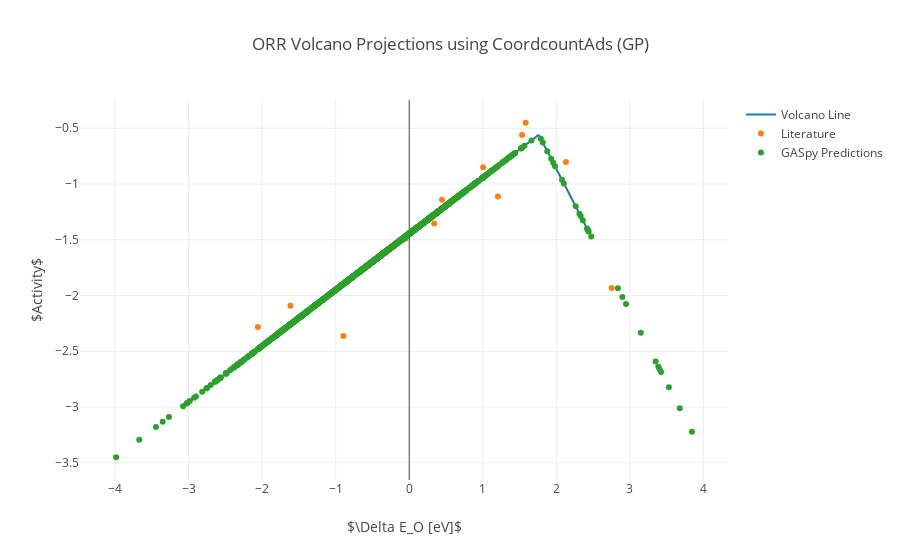

Write notebook code for a chart like this one.
### Markdown cell above
###### ORR

### Code cell
# The domain to plot over
x = np.linspace(0.8, 2.4, 100).tolist()

# Let's make a plot for each model
for model in MODELS:
    traces = []
    
    # Add the volcano line
    traces.append(go.Scatter(x=x,
                             y=map(CURVES['ORR'], x),
                             mode='lines',
                             name='Volcano Line'))
 
    # Add the data points from the original volcano
    traces.append(go.Scatter(x=POINTS['ORR']['x'],
                             y=POINTS['ORR']['y'],
                             mode='markers',
                             text=POINTS['ORR']['labels'],
                             name='Literature'))
    
    # Add our predictions
    traces.append(go.Scatter(x=ENERGIES['O'].values(),
                             y=map(CURVES['ORR'], ENERGIES['O'].values()),
                             mode='markers',
                             text=['\n'.join(key) for key in ENERGIES['O'].keys()],
                             name='GASpy Predictions'))
    
    # Format and plot
    layout = go.Layout(xaxis=dict(title='$\Delta E_O [eV]$'),
                       yaxis=dict(title='$Activity$'),
                       title='ORR Volcano Projections using CoordcountAds (%s)' % model)
    iplot(go.Figure(data=traces, layout=layout))

### Figure 1 — Plotly figure (JSON) as saved in the notebook; plotly's stock layout.template omitted (floating-point values rounded to 4 significant figures; data arrays with more than 128 entries replaced by an {"elided": "..."} marker saying what was removed)
{"data": [{"mode": "lines", "name": "Volcano Line", "type": "scatter", "x": [0.8, 0.8162, 0.8323, 0.8485, 0.8646, 0.8808, 0.897, 0.9131, 0.9293, 0.9455, 0.9616, 0.9778, 0.9939, 1.01, 1.026, 1.042, 1.059, 1.075, 1.091, 1.107, 1.123, 1.139, 1.156, 1.172, 1.188, 1.204, 1.22, 1.236, 1.253, 1.269, 1.285, 1.301, 1.317, 1.333, 1.349, 1.366, 1.382, 1.398, 1.414, 1.43, 1.446, 1.463, 1.479, 1.495, 1.511, 1.527, 1.543, 1.56, 1.576, 1.592, 1.608, 1.624, 1.64, 1.657, 1.673, 1.689, 1.705, 1.721, 1.737, 1.754, 1.77, 1.786, 1.802, 1.818, 1.834, 1.851, 1.867, 1.883, 1.899, 1.915, 1.931, 1.947, 1.964, 1.98, 1.996, 2.012, 2.028, 2.044, 2.061, 2.077, 2.093, 2.109, 2.125, 2.141, 2.158, 2.174, 2.19, 2.206, 2.222, 2.238, 2.255, 2.271, 2.287, 2.303, 2.319, 2.335, 2.352, 2.368, 2.384, 2.4], "y": [-1.043, -1.035, -1.027, -1.019, -1.011, -1.002, -0.9944, -0.9862, -0.9781, -0.97, -0.9618, -0.9537, -0.9456, -0.9374, -0.9293, -0.9212, -0.913, -0.9049, -0.8968, -0.8886, -0.8805, -0.8724, -0.8642, -0.8561, -0.848, -0.8398, -0.8317, -0.8236, -0.8154, -0.8073, -0.7992, -0.791, -0.7829, -0.7748, -0.7666, -0.7585, -0.7504, -0.7422, -0.7341, -0.726, -0.7178, -0.7097, -0.7016, -0.6934, -0.6853, -0.6772, -0.6691, -0.6609, -0.6528, -0.6447, -0.6365, -0.6284, -0.6203, -0.6121, -0.604, -0.5959, -0.5877, -0.5796, -0.5715, -0.5633, -0.5695, -0.5902, -0.6109, -0.6316, -0.6523, -0.673, -0.6936, -0.7143, -0.735, -0.7557, -0.7764, -0.7971, -0.8178, -0.8385, -0.8591, -0.8798, -0.9005, -0.9212, -0.9419, -0.9626, -0.9833, -1.004, -1.025, -1.045, -1.066, -1.087, -1.107, -1.128, -1.149, -1.169, -1.19, -1.211, -1.231, -1.252, -1.273, -1.294, -1.314, -1.335, -1.356, -1.376]}, {"mode": "markers", "name": "Literature", "text": ["Fe", "W", "Mo", "Co", "Ru", "Ni", "Rh", "Cu", "Ir", "Pd", "Pt", "Ag", "Au"], "type": "scatter", "x": [-2.057, -1.614, -0.8939, -0.2186, -0.04527, 0.3397, 0.4461, 1.206, 1.005, 1.534, 1.583, 2.13, 2.752], "y": [-2.282, -2.091, -2.363, -1.564, -1.488, -1.355, -1.14, -1.112, -0.8503, -0.5602, -0.4507, -0.8035, -1.932]}, {"mode": "markers", "name": "GASpy Predictions", "text": {"elided": "2046 str values"}, "type": "scatter", "x": {"elided": "2046 float values"}, "y": {"elided": "2046 float values"}}], "layout": {"title": "ORR Volcano Projections using CoordcountAds (GP)", "xaxis": {"title": "$\\Delta E_O [eV]$"}, "yaxis": {"title": "$Activity$"}}}
